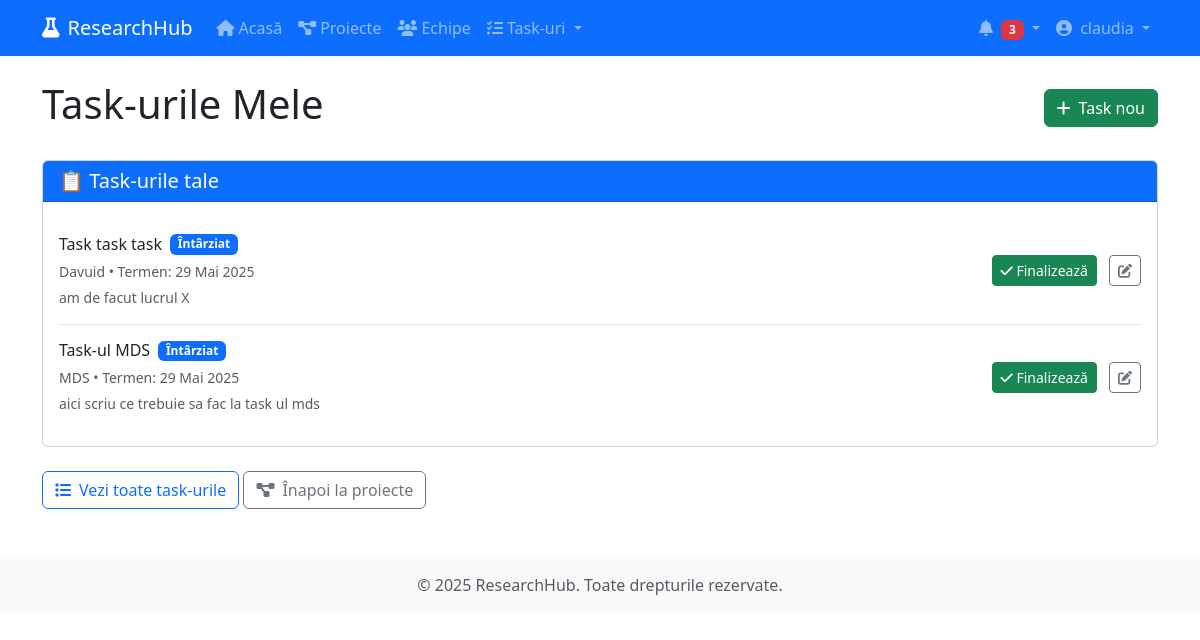
Page /tasks/ (signed in) on the committed database.
### myapp/models.py (models this page shows, shortened)
class Activity(models.Model):
    project = models.ForeignKey(Project, on_delete=models.CASCADE, related_name='activities')
    objective = models.ForeignKey(Objective, on_delete=models.SET_NULL, related_name='activities', null=True, blank=True)
    title = models.CharField(max_length=200)
    description = models.TextField()
    start_date = models.DateField()
    due_date = models.DateField()
    created_at = models.DateTimeField(auto_now_add=True)
    updated_at = models.DateTimeField(auto_now=True)
    assigned_to = models.ForeignKey(User, on_delete=models.SET_NULL, related_name='assigned_activities', null=True, blank=True)
    STATUS_CHOICES = [
        ('not_started', 'Neîncepută'),
        ('in_progress', 'În desfășurare'),
        ('review', 'În revizuire'),
        ('completed', 'Finalizată'),
        ('delayed', 'Întârziată'),
        ('cancelled', 'Anulată'),
    ]
    status = models.CharField(max_length=20, choices=STATUS_CHOICES, default='not_started')
    def is_overdue(self):
        return self.due_date < timezone.now().date() and self.status not in ['completed', 'cancelled']

class Project(models.Model):
    title = models.CharField(max_length=200)
    description = models.TextField()
    start_date = models.DateField()
    end_date = models.DateField()
    created_at = models.DateTimeField(auto_now_add=True)
    updated_at = models.DateTimeField(auto_now=True)
    created_by = models.ForeignKey(User, on_delete=models.CASCADE, related_name='created_projects')
    STATUS_CHOICES = [
        ('draft', 'Schiță'),
        ('planning', 'Planificare'),
        ('in_progress', 'În desfășurare'),
        ('on_hold', 'Suspendat'),
        ('completed', 'Finalizat'),
        ('archived', 'Arhivat'),
    ]
    status = models.CharField(max_length=20, choices=STATUS_CHOICES, default='draft')

### myapp/views.py (the view)
# urls.py: path('tasks/', views.my_tasks, name='my_tasks'),
@login_required
def my_tasks(request):
    activities = Activity.objects.filter(
        assigned_to=request.user
    ).select_related('project', 'objective').order_by('due_date')
    status_filter = request.GET.get('status')
    if status_filter:
        activities = activities.filter(status=status_filter)
    project_filter = request.GET.get('project')
    if project_filter:
        activities = activities.filter(project_id=project_filter)
    search_query = request.GET.get('search')
    if search_query:
        activities = activities.filter(
            Q(title__icontains=search_query) |
            Q(description__icontains=search_query)
        )
    overdue_tasks = activities.filter(
        due_date__lt=timezone.now().date(),
        status__in=['not_started', 'in_progress']
    )
    today_tasks = activities.filter(
        due_date=timezone.now().date(),
        status__in=['not_started', 'in_progress']
    )
    upcoming_tasks = activities.filter(
        due_date__gt=timezone.now().date(),
        status__in=['not_started', 'in_progress']
    )
    completed_tasks = activities.filter(status='completed')
    user_projects = Project.objects.filter(
        members__user=request.user
    ).distinct()
    context = {
        'overdue_tasks': overdue_tasks,
        'today_tasks': today_tasks,
        'upcoming_tasks': upcoming_tasks,
        'completed_tasks': completed_tasks,
        'all_activities': activities,
        'user_projects': user_projects,
        'status_filter': status_filter,
        'project_filter': project_filter,
        'search_query': search_query,
        'status_choices': Activity.STATUS_CHOICES,
    }
    return render(request, 'tasks/my_tasks.html', context)

### myapp/templates/tasks/my_tasks.html (shortened to what this page needs)
{% extends 'base.html' %}
{% block content %}
<div class="d-flex justify-content-between align-items-center mb-4">
    <h1>Task-urile Mele</h1>
    <a href="{% url 'create_task' %}" class="btn btn-success">
        <i class="fas fa-plus me-2"></i>Task nou
    </a>
</div>
{% if all_activities %}
<div class="card">
    <div class="card-header bg-primary text-white">
        <h5 class="mb-0">📋 Task-urile tale</h5>
    </div>
    <div class="card-body">
        {% for task in all_activities %}
        <div class="d-flex justify-content-between align-items-center border-bottom py-3{% if forloop.last %} border-bottom-0{% endif %}">
            <div class="flex-grow-1">
                <div class="d-flex align-items-center mb-1">
                    <h6 class="mb-0 me-2">{{ task.title }}</h6>
                    <span class="badge
                        {% if task.status == 'completed' %}bg-success
                        {% elif task.status == 'in_progress' %}bg-primary
                        {% elif task.is_overdue %}bg-danger
                        {% elif task.due_date == today %}bg-warning text-dark
                        {% else %}bg-secondary{% endif %}">
                        {% if task.is_overdue and task.status != 'completed' %}Întârziat
                        {% elif task.due_date == today and task.status != 'completed' %}Astăzi
                        {% else %}{{ task.get_status_display }}{% endif %}
                    </span>
                </div>
                <small class="text-muted">{{ task.project.title }} • Termen: {{ task.due_date|date:"d M Y" }}</small>
                {% if task.description %}
                <div class="small text-muted mt-1">{{ task.description|truncatechars:80 }}</div>
                {% endif %}
            </div>
            <div class="ms-3">
                {% if task.status != 'completed' %}
                    <form method="post" action="{% url 'change_activity_status' task.id %}" class="d-inline me-2">
                        <button type="submit" class="btn btn-sm btn-success">
                            <i class="fas fa-check"></i> Finalizează
                        </button>
                    </form>
                {% endif %}
                <a href="{% url 'edit_activity' task.id %}" class="btn btn-sm btn-outline-secondary">
                    <i class="fas fa-edit"></i>
                </a>
            </div>
        </div>
        {% endfor %}
    </div>
</div>
{% endif %}
<div class="mt-4">
    <a href="{% url 'all_tasks' %}" class="btn btn-outline-primary">
        <i class="fas fa-list me-2"></i>Vezi toate task-urile
    </a>
    <a href="{% url 'projects_list' %}" class="btn btn-outline-secondary">
        <i class="fas fa-project-diagram me-2"></i>Înapoi la proiecte
    </a>
</div>
{% endblock %}

### myapp/templates/base.html (shortened to what this page needs)
<!DOCTYPE html>
<html lang="ro">
<head>
    <link href="https://cdn.jsdelivr.net/npm/bootstrap@5.3.0/dist/css/bootstrap.min.css" rel="stylesheet">
    <link rel="stylesheet" href="https://cdnjs.cloudflare.com/ajax/libs/font-awesome/6.4.0/css/all.min.css">
</head>
<body>
    <nav class="navbar navbar-expand-lg navbar-dark bg-primary">
        <div class="container">
            <a class="navbar-brand" href="{% url 'home' %}">
                <i class="fas fa-flask me-2"></i>ResearchHub
            </a>
            <div class="collapse navbar-collapse" id="navbarNav">
                <ul class="navbar-nav me-auto">
                    <li class="nav-item">
                        <a class="nav-link" href="{% url 'home' %}">
                            <i class="fas fa-home me-1"></i>Acasă
                        </a>
                    </li>
                    {% if user.is_authenticated %}
                    <li class="nav-item">
                        <a class="nav-link" href="{% url 'projects_list' %}">
                            <i class="fas fa-project-diagram me-1"></i>Proiecte
                        </a>
                    </li>
                    <li class="nav-item">
                        <a class="nav-link" href="{% url 'teams_list' %}">
                            <i class="fas fa-users me-1"></i>Echipe
                        </a>
                    </li>
                    <li class="nav-item dropdown">
                        <a class="nav-link dropdown-toggle" href="#" role="button" data-bs-toggle="dropdown">
                            <i class="fas fa-tasks me-1"></i>Task-uri
                        </a>
                    </li>
                    {% endif %}
                </ul>
                <ul class="navbar-nav">
                    {% if user.is_authenticated %}
                    <li class="nav-item dropdown">
                        <a class="nav-link dropdown-toggle" href="#" role="button" data-bs-toggle="dropdown">
                            <i class="fas fa-bell me-1"></i>
                            <span class="badge bg-danger">3</span>
                        </a>
                    </li>
                    <li class="nav-item dropdown">
                        <a class="nav-link dropdown-toggle" href="#" role="button" data-bs-toggle="dropdown">
                            {% if user.profile.picture %}
                            <img src="{{ user.profile.picture.url }}" alt="{{ user.username }}" class="rounded-circle me-1" style="width: 24px; height: 24px; object-fit: cover;">
                            {% else %}
                            <i class="fas fa-user-circle me-1"></i>
                            {% endif %}
                            {{ user.first_name|default:user.username }}
                        </a>
                    </li>
                    {% endif %}
                </ul>
            </div>
        </div>
    </nav>
    <main class="container mt-4">
        {% block content %}{% endblock %}
    </main>
    <footer class="bg-light text-center text-muted py-3 mt-5">
        <div class="container">
            <p class="mb-0">© {% now "Y" %} ResearchHub. Toate drepturile rezervate.</p>
        </div>
    </footer>
</body>
</html>

### rows in the picture
Activity: title "Task task task", status "Întârziat", project "Davuid", due_date "29 Mai 2025", description "am de facut lucrul X"
Activity: title "Task-ul MDS", status "Întârziat", project "MDS", due_date "29 Mai 2025", description "aici scriu ce trebuie sa fac la task ul mds"

### other values in the picture
{{ user.first_name|default:user.username }} "claudia"
